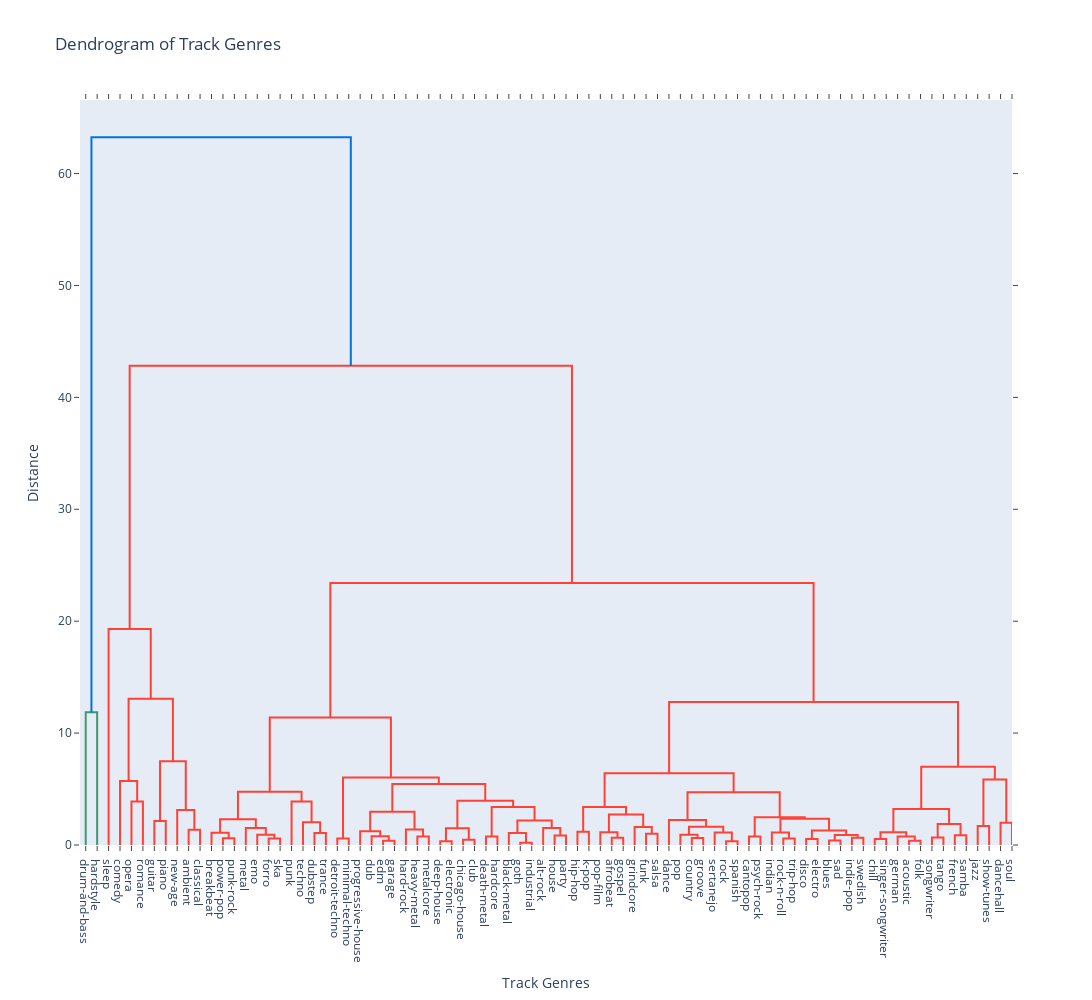

Notebook source saved alongside this figure:
### Markdown cell above
### Dendogram on Features per Genre

### Code cell
import plotly.figure_factory as ff

average_data = original_data.groupby('genre')[['danceability', 'energy', 'speechiness', 'acousticness', 'instrumentalness', 'liveness', 'valence', "tempo", "loudness"]].mean().reset_index()
track_genres = average_data['genre'].tolist()

distances = average_data.drop(columns=["genre"]).values

fig = ff.create_dendrogram(distances, labels=track_genres)
fig.update_layout(
    title='Dendrogram of Track Genres',
    xaxis=dict(title='Track Genres'),
    yaxis=dict(title='Distance'),
    width=1400,
    height=1000
)

fig.show()

### Figure 1 — Plotly figure (JSON) as saved in the notebook; plotly's stock layout.template omitted (floating-point values rounded to 4 significant figures)
{"data": [{"hoverinfo": "text", "marker": {"color": "rgb(61,153,112)"}, "mode": "lines", "type": "scatter", "x": [5, 5, 15, 15], "xaxis": "x", "y": [0, 11.87, 11.87, 0], "yaxis": "y"}, {"hoverinfo": "text", "marker": {"color": "rgb(255,65,54)"}, "mode": "lines", "type": "scatter", "x": [45, 45, 55, 55], "xaxis": "x", "y": [0, 3.898, 3.898, 0], "yaxis": "y"}, {"hoverinfo": "text", "marker": {"color": "rgb(255,65,54)"}, "mode": "lines", "type": "scatter", "x": [35, 35, 50, 50], "xaxis": "x", "y": [0, 5.722, 5.722, 3.898], "yaxis": "y"}, {"hoverinfo": "text", "marker": {"color": "rgb(255,65,54)"}, "mode": "lines", "type": "scatter", "x": [65, 65, 75, 75], "xaxis": "x", "y": [0, 2.147, 2.147, 0], "yaxis": "y"}, {"hoverinfo": "text", "marker": {"color": "rgb(255,65,54)"}, "mode": "lines", "type": "scatter", "x": [95, 95, 105, 105], "xaxis": "x", "y": [0, 1.355, 1.355, 0], "yaxis": "y"}, {"hoverinfo": "text", "marker": {"color": "rgb(255,65,54)"}, "mode": "lines", "type": "scatter", "x": [85, 85, 100, 100], "xaxis": "x", "y": [0, 3.131, 3.131, 1.355], "yaxis": "y"}, {"hoverinfo": "text", "marker": {"color": "rgb(255,65,54)"}, "mode": "lines", "type": "scatter", "x": [70, 70, 92.5, 92.5], "xaxis": "x", "y": [2.147, 7.483, 7.483, 3.131], "yaxis": "y"}, {"hoverinfo": "text", "marker": {"color": "rgb(255,65,54)"}, "mode": "lines", "type": "scatter", "x": [42.5, 42.5, 81.25, 81.25], "xaxis": "x", "y": [5.722, 13.07, 13.07, 7.483], "yaxis": "y"}, {"hoverinfo": "text", "marker": {"color": "rgb(255,65,54)"}, "mode": "lines", "type": "scatter", "x": [25, 25, 61.88, 61.88], "xaxis": "x", "y": [0, 19.3, 19.3, 13.07], "yaxis": "y"}, {"hoverinfo": "text", "marker": {"color": "rgb(255,65,54)"}, "mode": "lines", "type": "scatter", "x": [125, 125, 135, 135], "xaxis": "x", "y": [0, 0.5929, 0.5929, 0], "yaxis": "y"}, {"hoverinfo": "text", "marker": {"color": "rgb(255,65,54)"}, "mode": "lines", "type": "scatter", "x": [115, 115, 130, 130], "xaxis": "x", "y": [0, 1.089, 1.089, 0.5929], "yaxis": "y"}, {"hoverinfo": "text", "marker": {"color": "rgb(255,65,54)"}, "mode": "lines", "type": "scatter", "x": [165, 165, 175, 175], "xaxis": "x", "y": [0, 0.573, 0.573, 0], "yaxis": "y"}, {"hoverinfo": "text", "marker": {"color": "rgb(255,65,54)"}, "mode": "lines", "type": "scatter", "x": [155, 155, 170, 170], "xaxis": "x", "y": [0, 0.9133, 0.9133, 0.573], "yaxis": "y"}, {"hoverinfo": "text", "marker": {"color": "rgb(255,65,54)"}, "mode": "lines", "type": "scatter", "x": [145, 145, 162.5, 162.5], "xaxis": "x", "y": [0, 1.509, 1.509, 0.9133], "yaxis": "y"}, {"hoverinfo": "text", "marker": {"color": "rgb(255,65,54)"}, "mode": "lines", "type": "scatter", "x": [122.5, 122.5, 153.8, 153.8], "xaxis": "x", "y": [1.089, 2.302, 2.302, 1.509], "yaxis": "y"}, {"hoverinfo": "text", "marker": {"color": "rgb(255,65,54)"}, "mode": "lines", "type": "scatter", "x": [205, 205, 215, 215], "xaxis": "x", "y": [0, 1.071, 1.071, 0], "yaxis": "y"}, {"hoverinfo": "text", "marker": {"color": "rgb(255,65,54)"}, "mode": "lines", "type": "scatter", "x": [195, 195, 210, 210], "xaxis": "x", "y": [0, 2.043, 2.043, 1.071], "yaxis": "y"}, {"hoverinfo": "text", "marker": {"color": "rgb(255,65,54)"}, "mode": "lines", "type": "scatter", "x": [185, 185, 202.5, 202.5], "xaxis": "x", "y": [0, 3.885, 3.885, 2.043], "yaxis": "y"}, {"hoverinfo": "text", "marker": {"color": "rgb(255,65,54)"}, "mode": "lines", "type": "scatter", "x": [138.1, 138.1, 193.8, 193.8], "xaxis": "x", "y": [2.302, 4.751, 4.751, 3.885], "yaxis": "y"}, {"hoverinfo": "text", "marker": {"color": "rgb(255,65,54)"}, "mode": "lines", "type": "scatter", "x": [225, 225, 235, 235], "xaxis": "x", "y": [0, 0.5876, 0.5876, 0], "yaxis": "y"}, {"hoverinfo": "text", "marker": {"color": "rgb(255,65,54)"}, "mode": "lines", "type": "scatter", "x": [265, 265, 275, 275], "xaxis": "x", "y": [0, 0.3767, 0.3767, 0], "yaxis": "y"}, {"hoverinfo": "text", "marker": {"color": "rgb(255,65,54)"}, "mode": "lines", "type": "scatter", "x": [255, 255, 270, 270], "xaxis": "x", "y": [0, 0.7712, 0.7712, 0.3767], "yaxis": "y"}, {"hoverinfo": "text", "marker": {"color": "rgb(255,65,54)"}, "mode": "lines", "type": "scatter", "x": [245, 245, 262.5, 262.5], "xaxis": "x", "y": [0, 1.233, 1.233, 0.7712], "yaxis": "y"}, {"hoverinfo": "text", "marker": {"color": "rgb(255,65,54)"}, "mode": "lines", "type": "scatter", "x": [295, 295, 305, 305], "xaxis": "x", "y": [0, 0.7608, 0.7608, 0], "yaxis": "y"}, {"hoverinfo": "text", "marker": {"color": "rgb(255,65,54)"}, "mode": "lines", "type": "scatter", "x": [285, 285, 300, 300], "xaxis": "x", "y": [0, 1.385, 1.385, 0.7608], "yaxis": "y"}, {"hoverinfo": "text", "marker": {"color": "rgb(255,65,54)"}, "mode": "lines", "type": "scatter", "x": [253.8, 253.8, 292.5, 292.5], "xaxis": "x", "y": [1.233, 2.962, 2.962, 1.385], "yaxis": "y"}, {"hoverinfo": "text", "marker": {"color": "rgb(255,65,54)"}, "mode": "lines", "type": "scatter", "x": [315, 315, 325, 325], "xaxis": "x", "y": [0, 0.3423, 0.3423, 0], "yaxis": "y"}, {"hoverinfo": "text", "marker": {"color": "rgb(255,65,54)"}, "mode": "lines", "type": "scatter", "x": [335, 335, 345, 345], "xaxis": "x", "y": [0, 0.4679, 0.4679, 0], "yaxis": "y"}, {"hoverinfo": "text", "marker": {"color": "rgb(255,65,54)"}, "mode": "lines", "type": "scatter", "x": [320, 320, 340, 340], "xaxis": "x", "y": [0.3423, 1.495, 1.495, 0.4679], "yaxis": "y"}, {"hoverinfo": "text", "marker": {"color": "rgb(255,65,54)"}, "mode": "lines", "type": "scatter", "x": [355, 355, 365, 365], "xaxis": "x", "y": [0, 0.7628, 0.7628, 0], "yaxis": "y"}, {"hoverinfo": "text", "marker": {"color": "rgb(255,65,54)"}, "mode": "lines", "type": "scatter", "x": [385, 385, 395, 395], "xaxis": "x", "y": [0, 0.2079, 0.2079, 0], "yaxis": "y"}, {"hoverinfo": "text", "marker": {"color": "rgb(255,65,54)"}, "mode": "lines", "type": "scatter", "x": [375, 375, 390, 390], "xaxis": "x", "y": [0, 1.075, 1.075, 0.2079], "yaxis": "y"}, {"hoverinfo": "text", "marker": {"color": "rgb(255,65,54)"}, "mode": "lines", "type": "scatter", "x": [415, 415, 425, 425], "xaxis": "x", "y": [0, 0.85, 0.85, 0], "yaxis": "y"}, {"hoverinfo": "text", "marker": {"color": "rgb(255,65,54)"}, "mode": "lines", "type": "scatter", "x": [405, 405, 420, 420], "xaxis": "x", "y": [0, 1.524, 1.524, 0.85], "yaxis": "y"}, {"hoverinfo": "text", "marker": {"color": "rgb(255,65,54)"}, "mode": "lines", "type": "scatter", "x": [382.5, 382.5, 412.5, 412.5], "xaxis": "x", "y": [1.075, 2.179, 2.179, 1.524], "yaxis": "y"}, {"hoverinfo": "text", "marker": {"color": "rgb(255,65,54)"}, "mode": "lines", "type": "scatter", "x": [360, 360, 397.5, 397.5], "xaxis": "x", "y": [0.7628, 3.396, 3.396, 2.179], "yaxis": "y"}, {"hoverinfo": "text", "marker": {"color": "rgb(255,65,54)"}, "mode": "lines", "type": "scatter", "x": [330, 330, 378.8, 378.8], "xaxis": "x", "y": [1.495, 3.953, 3.953, 3.396], "yaxis": "y"}, {"hoverinfo": "text", "marker": {"color": "rgb(255,65,54)"}, "mode": "lines", "type": "scatter", "x": [273.1, 273.1, 354.4, 354.4], "xaxis": "x", "y": [2.962, 5.448, 5.448, 3.953], "yaxis": "y"}, {"hoverinfo": "text", "marker": {"color": "rgb(255,65,54)"}, "mode": "lines", "type": "scatter", "x": [230, 230, 313.8, 313.8], "xaxis": "x", "y": [0.5876, 6.027, 6.027, 5.448], "yaxis": "y"}, {"hoverinfo": "text", "marker": {"color": "rgb(255,65,54)"}, "mode": "lines", "type": "scatter", "x": [165.9, 165.9, 271.9, 271.9], "xaxis": "x", "y": [4.751, 11.4, 11.4, 6.027], "yaxis": "y"}, {"hoverinfo": "text", "marker": {"color": "rgb(255,65,54)"}, "mode": "lines", "type": "scatter", "x": [435, 435, 445, 445], "xaxis": "x", "y": [0, 1.175, 1.175, 0], "yaxis": "y"}, {"hoverinfo": "text", "marker": {"color": "rgb(255,65,54)"}, "mode": "lines", "type": "scatter", "x": [465, 465, 475, 475], "xaxis": "x", "y": [0, 0.6434, 0.6434, 0], "yaxis": "y"}, {"hoverinfo": "text", "marker": {"color": "rgb(255,65,54)"}, "mode": "lines", "type": "scatter", "x": [455, 455, 470, 470], "xaxis": "x", "y": [0, 1.15, 1.15, 0.6434], "yaxis": "y"}, {"hoverinfo": "text", "marker": {"color": "rgb(255,65,54)"}, "mode": "lines", "type": "scatter", "x": [495, 495, 505, 505], "xaxis": "x", "y": [0, 1.003, 1.003, 0], "yaxis": "y"}, {"hoverinfo": "text", "marker": {"color": "rgb(255,65,54)"}, "mode": "lines", "type": "scatter", "x": [485, 485, 500, 500], "xaxis": "x", "y": [0, 1.612, 1.612, 1.003], "yaxis": "y"}, {"hoverinfo": "text", "marker": {"color": "rgb(255,65,54)"}, "mode": "lines", "type": "scatter", "x": [462.5, 462.5, 492.5, 492.5], "xaxis": "x", "y": [1.15, 2.731, 2.731, 1.612], "yaxis": "y"}, {"hoverinfo": "text", "marker": {"color": "rgb(255,65,54)"}, "mode": "lines", "type": "scatter", "x": [440, 440, 477.5, 477.5], "xaxis": "x", "y": [1.175, 3.393, 3.393, 2.731], "yaxis": "y"}, {"hoverinfo": "text", "marker": {"color": "rgb(255,65,54)"}, "mode": "lines", "type": "scatter", "x": [535, 535, 545, 545], "xaxis": "x", "y": [0, 0.6155, 0.6155, 0], "yaxis": "y"}, {"hoverinfo": "text", "marker": {"color": "rgb(255,65,54)"}, "mode": "lines", "type": "scatter", "x": [525, 525, 540, 540], "xaxis": "x", "y": [0, 0.9204, 0.9204, 0.6155], "yaxis": "y"}, {"hoverinfo": "text", "marker": {"color": "rgb(255,65,54)"}, "mode": "lines", "type": "scatter", "x": [565, 565, 575, 575], "xaxis": "x", "y": [0, 0.3281, 0.3281, 0], "yaxis": "y"}, {"hoverinfo": "text", "marker": {"color": "rgb(255,65,54)"}, "mode": "lines", "type": "scatter", "x": [555, 555, 570, 570], "xaxis": "x", "y": [0, 1.112, 1.112, 0.3281], "yaxis": "y"}, {"hoverinfo": "text", "marker": {"color": "rgb(255,65,54)"}, "mode": "lines", "type": "scatter", "x": [532.5, 532.5, 562.5, 562.5], "xaxis": "x", "y": [0.9204, 1.625, 1.625, 1.112], "yaxis": "y"}, {"hoverinfo": "text", "marker": {"color": "rgb(255,65,54)"}, "mode": "lines", "type": "scatter", "x": [515, 515, 547.5, 547.5], "xaxis": "x", "y": [0, 2.229, 2.229, 1.625], "yaxis": "y"}, {"hoverinfo": "text", "marker": {"color": "rgb(255,65,54)"}, "mode": "lines", "type": "scatter", "x": [585, 585, 595, 595], "xaxis": "x", "y": [0, 0.7669, 0.7669, 0], "yaxis": "y"}, {"hoverinfo": "text", "marker": {"color": "rgb(255,65,54)"}, "mode": "lines", "type": "scatter", "x": [615, 615, 625, 625], "xaxis": "x", "y": [0, 0.5877, 0.5877, 0], "yaxis": "y"}, {"hoverinfo": "text", "marker": {"color": "rgb(255,65,54)"}, "mode": "lines", "type": "scatter", "x": [605, 605, 620, 620], "xaxis": "x", "y": [0, 1.126, 1.126, 0.5877], "yaxis": "y"}, {"hoverinfo": "text", "marker": {"color": "rgb(255,65,54)"}, "mode": "lines", "type": "scatter", "x": [635, 635, 645, 645], "xaxis": "x", "y": [0, 0.5359, 0.5359, 0], "yaxis": "y"}, {"hoverinfo": "text", "marker": {"color": "rgb(255,65,54)"}, "mode": "lines", "type": "scatter", "x": [655, 655, 665, 665], "xaxis": "x", "y": [0, 0.41, 0.41, 0], "yaxis": "y"}, {"hoverinfo": "text", "marker": {"color": "rgb(255,65,54)"}, "mode": "lines", "type": "scatter", "x": [675, 675, 685, 685], "xaxis": "x", "y": [0, 0.6568, 0.6568, 0], "yaxis": "y"}, {"hoverinfo": "text", "marker": {"color": "rgb(255,65,54)"}, "mode": "lines", "type": "scatter", "x": [660, 660, 680, 680], "xaxis": "x", "y": [0.41, 0.8986, 0.8986, 0.6568], "yaxis": "y"}, {"hoverinfo": "text", "marker": {"color": "rgb(255,65,54)"}, "mode": "lines", "type": "scatter", "x": [640, 640, 670, 670], "xaxis": "x", "y": [0.5359, 1.29, 1.29, 0.8986], "yaxis": "y"}, {"hoverinfo": "text", "marker": {"color": "rgb(255,65,54)"}, "mode": "lines", "type": "scatter", "x": [612.5, 612.5, 655, 655], "xaxis": "x", "y": [1.126, 2.349, 2.349, 1.29], "yaxis": "y"}, {"hoverinfo": "text", "marker": {"color": "rgb(255,65,54)"}, "mode": "lines", "type": "scatter", "x": [590, 590, 633.8, 633.8], "xaxis": "x", "y": [0.7669, 2.48, 2.48, 2.349], "yaxis": "y"}, {"hoverinfo": "text", "marker": {"color": "rgb(255,65,54)"}, "mode": "lines", "type": "scatter", "x": [531.2, 531.2, 611.9, 611.9], "xaxis": "x", "y": [2.229, 4.708, 4.708, 2.48], "yaxis": "y"}, {"hoverinfo": "text", "marker": {"color": "rgb(255,65,54)"}, "mode": "lines", "type": "scatter", "x": [458.8, 458.8, 571.6, 571.6], "xaxis": "x", "y": [3.393, 6.414, 6.414, 4.708], "yaxis": "y"}, {"hoverinfo": "text", "marker": {"color": "rgb(255,65,54)"}, "mode": "lines", "type": "scatter", "x": [695, 695, 705, 705], "xaxis": "x", "y": [0, 0.5325, 0.5325, 0], "yaxis": "y"}, {"hoverinfo": "text", "marker": {"color": "rgb(255,65,54)"}, "mode": "lines", "type": "scatter", "x": [725, 725, 735, 735], "xaxis": "x", "y": [0, 0.3851, 0.3851, 0], "yaxis": "y"}, {"hoverinfo": "text", "marker": {"color": "rgb(255,65,54)"}, "mode": "lines", "type": "scatter", "x": [715, 715, 730, 730], "xaxis": "x", "y": [0, 0.7618, 0.7618, 0.3851], "yaxis": "y"}, {"hoverinfo": "text", "marker": {"color": "rgb(255,65,54)"}, "mode": "lines", "type": "scatter", "x": [700, 700, 722.5, 722.5], "xaxis": "x", "y": [0.5325, 1.147, 1.147, 0.7618], "yaxis": "y"}, {"hoverinfo": "text", "marker": {"color": "rgb(255,65,54)"}, "mode": "lines", "type": "scatter", "x": [745, 745, 755, 755], "xaxis": "x", "y": [0, 0.6627, 0.6627, 0], "yaxis": "y"}, {"hoverinfo": "text", "marker": {"color": "rgb(255,65,54)"}, "mode": "lines", "type": "scatter", "x": [765, 765, 775, 775], "xaxis": "x", "y": [0, 0.8768, 0.8768, 0], "yaxis": "y"}, {"hoverinfo": "text", "marker": {"color": "rgb(255,65,54)"}, "mode": "lines", "type": "scatter", "x": [750, 750, 770, 770], "xaxis": "x", "y": [0.6627, 1.886, 1.886, 0.8768], "yaxis": "y"}, {"hoverinfo": "text", "marker": {"color": "rgb(255,65,54)"}, "mode": "lines", "type": "scatter", "x": [711.2, 711.2, 760, 760], "xaxis": "x", "y": [1.147, 3.211, 3.211, 1.886], "yaxis": "y"}, {"hoverinfo": "text", "marker": {"color": "rgb(255,65,54)"}, "mode": "lines", "type": "scatter", "x": [785, 785, 795, 795], "xaxis": "x", "y": [0, 1.705, 1.705, 0], "yaxis": "y"}, {"hoverinfo": "text", "marker": {"color": "rgb(255,65,54)"}, "mode": "lines", "type": "scatter", "x": [805, 805, 815, 815], "xaxis": "x", "y": [0, 1.987, 1.987, 0], "yaxis": "y"}, {"hoverinfo": "text", "marker": {"color": "rgb(255,65,54)"}, "mode": "lines", "type": "scatter", "x": [790, 790, 810, 810], "xaxis": "x", "y": [1.705, 5.849, 5.849, 1.987], "yaxis": "y"}, {"hoverinfo": "text", "marker": {"color": "rgb(255,65,54)"}, "mode": "lines", "type": "scatter", "x": [735.6, 735.6, 800, 800], "xaxis": "x", "y": [3.211, 6.982, 6.982, 5.849], "yaxis": "y"}, {"hoverinfo": "text", "marker": {"color": "rgb(255,65,54)"}, "mode": "lines", "type": "scatter", "x": [515.2, 515.2, 767.8, 767.8], "xaxis": "x", "y": [6.414, 12.78, 12.78, 6.982], "yaxis": "y"}, {"hoverinfo": "text", "marker": {"color": "rgb(255,65,54)"}, "mode": "lines", "type": "scatter", "x": [218.9, 218.9, 641.5, 641.5], "xaxis": "x", "y": [11.4, 23.42, 23.42, 12.78], "yaxis": "y"}, {"hoverinfo": "text", "marker": {"color": "rgb(255,65,54)"}, "mode": "lines", "type": "scatter", "x": [43.44, 43.44, 430.2, 430.2], "xaxis": "x", "y": [19.3, 42.82, 42.82, 23.42], "yaxis": "y"}, {"hoverinfo": "text", "marker": {"color": "rgb(0,116,217)"}, "mode": "lines", "type": "scatter", "x": [10, 10, 236.8, 236.8], "xaxis": "x", "y": [11.87, 63.25, 63.25, 42.82], "yaxis": "y"}], "layout": {"autosize": false, "height": 1000, "hovermode": "closest", "showlegend": false, "title": {"text": "Dendrogram of Track Genres"}, "width": 1400, "xaxis": {"mirror": "allticks", "rangemode": "tozero", "showgrid": false, "showline": true, "showticklabels": true, "tickmode": "array", "ticks": "outside", "ticktext": ["drum-and-bass", "hardstyle", "sleep", "comedy", "opera", "romance", "guitar", "piano", "new-age", "ambient", "classical", "breakbeat", "power-pop", "punk-rock", "metal", "emo", "forro", "ska", "punk", "techno", "dubstep", "trance", "detroit-techno", "minimal-techno", "progressive-house", "dub", "edm", "garage", "hard-rock", "heavy-metal", "metalcore", "deep-house", "electronic", "chicago-house", "club", "death-metal", "hardcore", "black-metal", "goth", "industrial", "alt-rock", "house", "party", "hip-hop", "k-pop", "pop-film", "afrobeat", "gospel", "grindcore", "funk", "salsa", "dance", "pop", "country", "groove", "sertanejo", "rock", "spanish", "cantopop", "psych-rock", "indian", "rock-n-roll", "trip-hop", "disco", "electro", "blues", "sad", "indie-pop", "swedish", "chill", "singer-songwriter", "german", "acoustic", "folk", "songwriter", "tango", "french", "samba", "jazz", "show-tunes", "dancehall", "soul"], "tickvals": [5, 15, 25, 35, 45, 55, 65, 75, 85, 95, 105, 115, 125, 135, 145, 155, 165, 175, 185, 195, 205, 215, 225, 235, 245, 255, 265, 275, 285, 295, 305, 315, 325, 335, 345, 355, 365, 375, 385, 395, 405, 415, 425, 435, 445, 455, 465, 475, 485, 495, 505, 515, 525, 535, 545, 555, 565, 575, 585, 595, 605, 615, 625, 635, 645, 655, 665, 675, 685, 695, 705, 715, 725, 735, 745, 755, 765, 775, 785, 795, 805, 815], "title": {"text": "Track Genres"}, "type": "linear", "zeroline": false}, "yaxis": {"mirror": "allticks", "rangemode": "tozero", "showgrid": false, "showline": true, "showticklabels": true, "ticks": "outside", "title": {"text": "Distance"}, "type": "linear", "zeroline": false}}}
